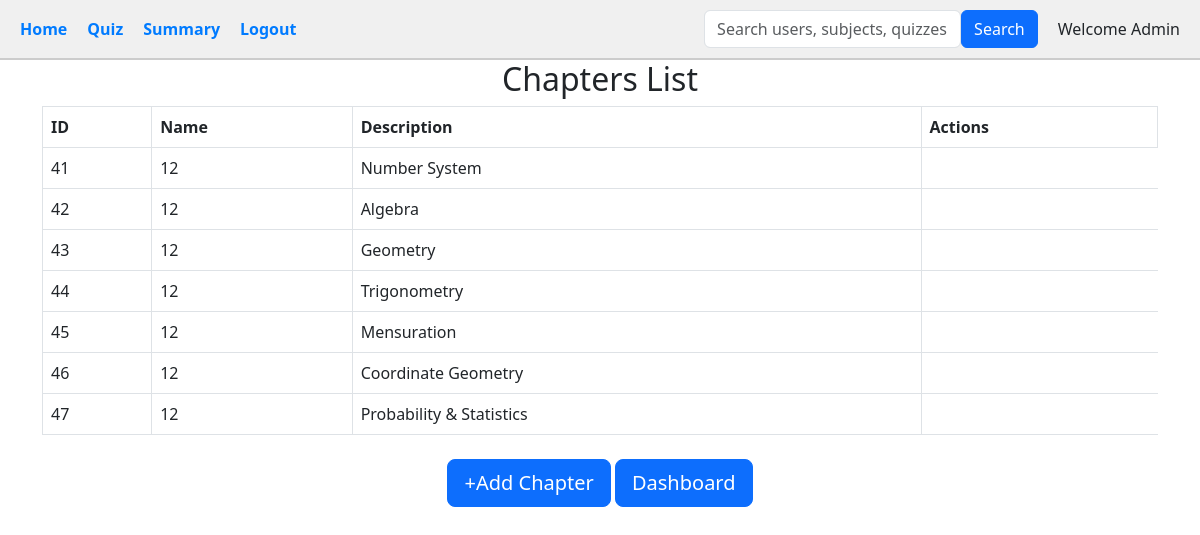
/admin/chapters/12, run on the app's committed database.
### tables this page shows
CREATE TABLE chapters (
        id INTEGER PRIMARY KEY AUTOINCREMENT,
        subject_id INTEGER,
        name TEXT,
        description TEXT,
        FOREIGN KEY(subject_id) REFERENCES subjects(id)
    );

### app.py (the view)
@app.route('/admin/chapters/<int:subject_id>')
def admin_chapters(subject_id):
    chapters = models.get_chapters(subject_id)
    return render_template('admin_chapters.html', chapters=chapters, subject_id=subject_id)

### app.py (called while the page is built)
@app.teardown_appcontext
def close_connection(_):
    db = getattr(g, '_database', None)
    if db is not None:
        db.close()

### models.py (called while the page is built)
def get_chapters(subject_id):
    con = sqlite3.connect('instance/quiz_master.db')
    cur = con.cursor()
    cur.execute("SELECT * FROM chapters WHERE subject_id = ?", (subject_id,))
    chapters = cur.fetchall()
    con.close()
    return chapters

### templates/admin_chapters.html (shortened to what this page needs)
{% extends 'admin_base.html' %}
{% block content %}
<h2 class="text-center">Chapters List</h2>
<table class="table table-bordered">
    <thead>
        <tr>
            <th>ID</th>
            <th>Name</th>
            <th>Description</th>
            <th>Actions</th>
        </tr>
    </thead>
    <tbody>
        {% for chapter in chapters %}
        <tr>
            <td>{{ chapter[0] }}</td>
            <td>{{ chapter[1] }}</td>
            <td>{{ chapter[2] }}</td>
        </tr>
        {% endfor %}
    </tbody>
</table>
<div class="text-center mt-4">
    <a href="{{ url_for('add_chapter', subject_id=subject_id) }}" class="btn btn-lg btn-primary">+Add Chapter</a>
    <a href="{{ url_for('admin_dashboard') }}" class="btn btn-lg btn-primary">Dashboard</a>
</div>
{% endblock %}

### data on the page
chapters: id "41", subject "12", name "Number System"
chapters: id "42", subject "12", name "Algebra"
chapters: id "43", subject "12", name "Geometry"
chapters: id "44", subject "12", name "Trigonometry"
chapters: id "45", subject "12", name "Mensuration"
chapters: id "46", subject "12", name "Coordinate Geometry"
chapters: id "47", subject "12", name "Probability & Statistics"
